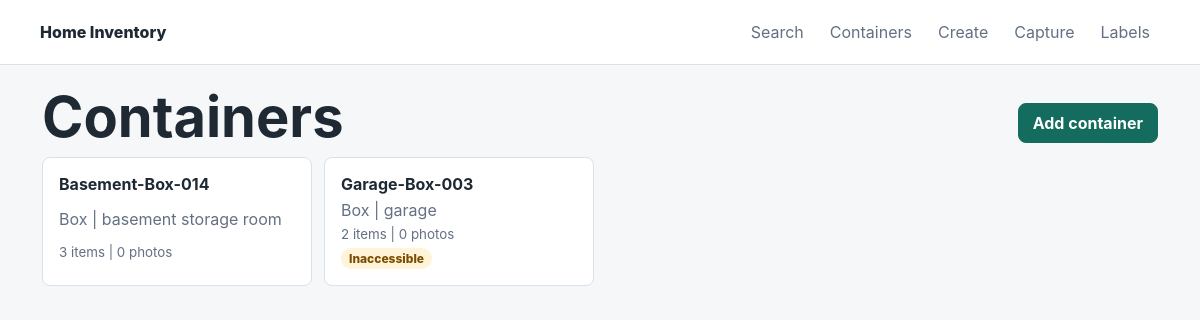
Page /boxes on the earlier database version.
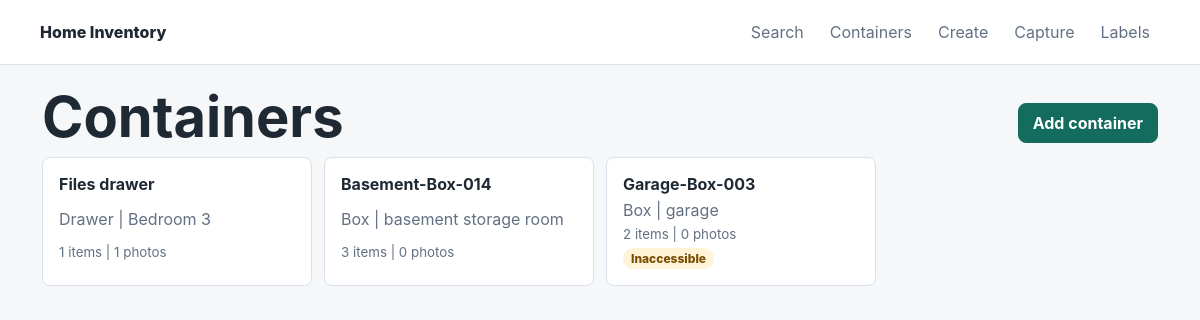
Same page on the later database version.
### tables this page shows
CREATE TABLE box_locations (
  id INTEGER PRIMARY KEY AUTOINCREMENT,
  box_id INTEGER NOT NULL UNIQUE REFERENCES boxes(id) ON DELETE CASCADE,
  room_name TEXT NOT NULL,
  north_ft REAL NOT NULL DEFAULT 0,
  east_ft REAL NOT NULL DEFAULT 0,
  elevation_ft REAL NOT NULL DEFAULT 0,
  updated_at TEXT DEFAULT CURRENT_TIMESTAMP
);

CREATE TABLE boxes (
  id INTEGER PRIMARY KEY AUTOINCREMENT,
  public_id TEXT NOT NULL UNIQUE,
  name TEXT NOT NULL UNIQUE,
  notes TEXT DEFAULT '',
  tags TEXT DEFAULT '',
  inaccessible INTEGER DEFAULT 0,
  size TEXT DEFAULT '',
  stack_position TEXT DEFAULT '',
  created_at TEXT DEFAULT CURRENT_TIMESTAMP,
  updated_at TEXT DEFAULT CURRENT_TIMESTAMP
, parent_box_id INTEGER REFERENCES boxes(id) ON DELETE SET NULL, container_type TEXT NOT NULL DEFAULT 'box');

### app/main.py (the view)
@app.get("/boxes", response_class=HTMLResponse)
def boxes_page(request: Request, conn=Depends(db)):
    return templates.TemplateResponse("boxes.html", {"request": request, "boxes": list_boxes(conn)})

### app/templates/boxes.html (shortened to what this page needs)
{% extends "base.html" %}
{% block content %}
<div class="section-heading">
  <h1>Containers</h1>
  <a class="button" href="/boxes/new">Add container</a>
</div>
<div class="box-grid">
  {% for box in boxes %}
  <a class="box-card" href="/boxes/{{ box.id }}">
    <strong>{{ box.name }}</strong>
    <span>{{ box.container_type.replace("_", " ").title() }} | {{ box.room_name }}</span>
    <small>{{ box.item_count }} items | {{ box.photo_count }} photos</small>
    {% if box.inaccessible %}<em>Inaccessible</em>{% endif %}
  </a>
  {% endfor %}
</div>
{% endblock %}

Differences in the rows shown:
added box_locations: name "Files drawer", container_type.replace "Drawer", room_name "Bedroom 3", item_count "1", photo_count "1"
